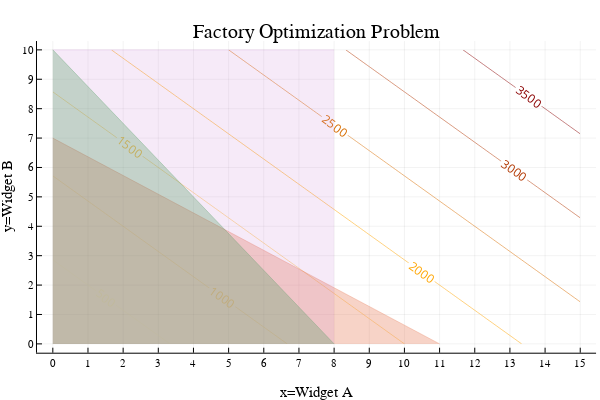

The notebook cell this image was saved under:
### Code cell
# set up parameters and variables
pa = 150
pb = 175
a = range(0,15,step=0.5)
b = range(0,10,step=0.5)

# define objective function
f(a, b) = begin  (pa*a + pb*b)  end 

contour(a,b,(a,b)->f(a,b),nlevels=10, c=:heat, linewidth=10, colorbar = false, contour_labels = true)
title!("Factory Optimization Problem")
xaxis!("x=Widget A")
yaxis!("y=Widget B")
xticks!(0:maximum(a))
yticks!(0:maximum(b))
areaplot!(a[a.<=11], (77 .- 7*a[a.<=11])./11, legend=false, opacity=0.3)
areaplot!(a[a.<=8], (80 .- 10*a[a.<=8])./8, legend=false, opacity=0.3)
areaplot!(a[a.<=8], repeat([maximum(b)],length(a[a.<=8])), legend=false, opacity=0.15)
#areaplot!([8;0;4.888], [0;7;3.888], legend=false, opacity=1.0)
#scatter!([8 0 4.88],[0 7 3.888])

### Figure 1 — Plotly figure (JSON) as saved in the notebook; plotly's stock layout.template omitted (floating-point values rounded to 4 significant figures; data arrays with more than 128 entries replaced by an {"elided": "..."} marker saying what was removed)
{"data": [{"colorbar": {"title": ""}, "colorscale": [[0, "rgba(255, 255, 224, 1.000)"], [0.5, "rgba(255, 165, 0, 1.000)"], [1, "rgba(139, 0, 0, 1.000)"]], "contours": {"coloring": "lines", "showlabels": true}, "hoverinfo": "none", "name": "y1", "ncontours": 12, "showlegend": false, "showscale": false, "type": "contour", "x": [0, 0.5, 1, 1.5, 2, 2.5, 3, 3.5, 4, 4.5, 5, 5.5, 6, 6.5, 7, 7.5, 8, 8.5, 9, 9.5, 10, 10.5, 11, 11.5, 12, 12.5, 13, 13.5, 14, 14.5, 15], "xaxis": "x", "y": [0, 0.5, 1, 1.5, 2, 2.5, 3, 3.5, 4, 4.5, 5, 5.5, 6, 6.5, 7, 7.5, 8, 8.5, 9, 9.5, 10], "yaxis": "y", "z": {"elided": "21x31 float values"}, "zmax": 4000, "zmin": 0}, {"colorbar": {"title": ""}, "fill": "tozeroy", "fillcolor": "rgba(227, 111, 71, 0.300)", "legendgroup": "y2", "line": {"color": "rgba(227, 111, 71, 0.300)", "dash": "solid", "shape": "linear", "width": 1}, "mode": "lines", "name": "y2", "showlegend": true, "type": "scatter", "x": [0, 0.5, 1, 1.5, 2, 2.5, 3, 3.5, 4, 4.5, 5, 5.5, 6, 6.5, 7, 7.5, 8, 8.5, 9, 9.5, 10, 10.5, 11], "xaxis": "x", "y": [7, 6.682, 6.364, 6.045, 5.727, 5.409, 5.091, 4.773, 4.455, 4.136, 3.818, 3.5, 3.182, 2.864, 2.545, 2.227, 1.909, 1.591, 1.273, 0.9545, 0.6364, 0.3182, 0], "yaxis": "y", "zmax": 4000, "zmin": 0}, {"colorbar": {"title": ""}, "fill": "tozeroy", "fillcolor": "rgba(62, 164, 78, 0.300)", "legendgroup": "y3", "line": {"color": "rgba(62, 164, 78, 0.300)", "dash": "solid", "shape": "linear", "width": 1}, "mode": "lines", "name": "y3", "showlegend": true, "type": "scatter", "x": [0, 0.5, 1, 1.5, 2, 2.5, 3, 3.5, 4, 4.5, 5, 5.5, 6, 6.5, 7, 7.5, 8], "xaxis": "x", "y": [10, 9.375, 8.75, 8.125, 7.5, 6.875, 6.25, 5.625, 5, 4.375, 3.75, 3.125, 2.5, 1.875, 1.25, 0.625, 0], "yaxis": "y", "zmax": 4000, "zmin": 0}, {"colorbar": {"title": ""}, "fill": "tozeroy", "fillcolor": "rgba(195, 113, 210, 0.150)", "legendgroup": "y4", "line": {"color": "rgba(195, 113, 210, 0.150)", "dash": "solid", "shape": "linear", "width": 1}, "mode": "lines", "name": "y4", "showlegend": true, "type": "scatter", "x": [0, 0.5, 1, 1.5, 2, 2.5, 3, 3.5, 4, 4.5, 5, 5.5, 6, 6.5, 7, 7.5, 8], "xaxis": "x", "y": [10, 10, 10, 10, 10, 10, 10, 10, 10, 10, 10, 10, 10, 10, 10, 10, 10], "yaxis": "y", "zmax": 4000, "zmin": 0}], "layout": {"annotations": [{"font": {"color": "rgba(0, 0, 0, 1.000)", "family": "sans-serif", "size": 20}, "rotation": 0, "showarrow": false, "text": "Factory Optimization Problem", "x": 0.5275, "xanchor": "center", "xref": "paper", "y": 1, "yanchor": "top", "yref": "paper"}], "height": 400, "margin": {"b": 20, "l": 0, "r": 0, "t": 20}, "paper_bgcolor": "rgba(255, 255, 255, 1.000)", "plot_bgcolor": "rgba(255, 255, 255, 1.000)", "showlegend": false, "width": 600, "xaxis": {"anchor": "y", "domain": [0.06165, 0.9934], "gridcolor": "rgba(0, 0, 0, 0.100)", "gridwidth": 0.5, "linecolor": "rgba(0, 0, 0, 1.000)", "mirror": false, "range": [-0.45, 15.45], "showgrid": true, "showline": true, "showticklabels": true, "tickangle": 0, "tickcolor": "rgb(0, 0, 0)", "tickfont": {"color": "rgba(0, 0, 0, 1.000)", "family": "sans-serif", "size": 11}, "tickmode": "array", "ticks": "inside", "ticktext": ["0", "1", "2", "3", "4", "5", "6", "7", "8", "9", "10", "11", "12", "13", "14", "15"], "tickvals": [0, 1, 2, 3, 4, 5, 6, 7, 8, 9, 10, 11, 12, 13, 14, 15], "title": "x=Widget A", "titlefont": {"color": "rgba(0, 0, 0, 1.000)", "family": "sans-serif", "size": 15}, "type": "-", "visible": true, "zeroline": false, "zerolinecolor": "rgba(0, 0, 0, 1.000)"}, "yaxis": {"anchor": "x", "domain": [0.07581, 0.9415], "gridcolor": "rgba(0, 0, 0, 0.100)", "gridwidth": 0.5, "linecolor": "rgba(0, 0, 0, 1.000)", "mirror": false, "range": [-0.3, 10.3], "showgrid": true, "showline": true, "showticklabels": true, "tickangle": 0, "tickcolor": "rgb(0, 0, 0)", "tickfont": {"color": "rgba(0, 0, 0, 1.000)", "family": "sans-serif", "size": 11}, "tickmode": "array", "ticks": "inside", "ticktext": ["0", "1", "2", "3", "4", "5", "6", "7", "8", "9", "10"], "tickvals": [0, 1, 2, 3, 4, 5, 6, 7, 8, 9, 10], "title": "y=Widget B", "titlefont": {"color": "rgba(0, 0, 0, 1.000)", "family": "sans-serif", "size": 15}, "type": "-", "visible": true, "zeroline": false, "zerolinecolor": "rgba(0, 0, 0, 1.000)"}}}
